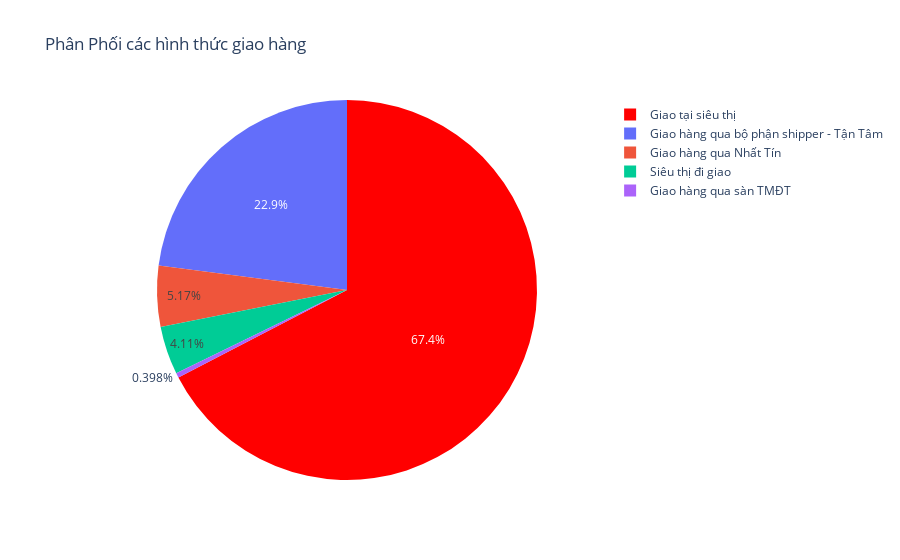

Notebook code cell kept with this figure:
### Code cell
#Quetions 4: Thể hiện sự phân phối của Hình Thức Giao Hàng ?
lab1 = df["Hình thức giao hàng"].value_counts().keys().tolist()
val1 = df["Hình thức giao hàng"].value_counts().values.tolist()
trace = go.Pie(labels=lab1, 
                values=val1, 
                marker=dict(colors=['red']), 
                # Seting values to 
                hoverinfo="value"
              )
data = [trace]
layout = go.Layout(title="Phân Phối các hình thức giao hàng")
fig = go.Figure(data = data,layout = layout)
iplot(fig)

### Figure 1 — Plotly figure (JSON) as saved in the notebook; plotly's stock layout.template omitted (floating-point values rounded to 4 significant figures)
{"data": [{"hoverinfo": "value", "labels": ["Giao tại siêu thị", "Giao hàng qua bộ phận shipper - Tận Tâm", "Giao hàng qua Nhất Tín", "Siêu thị đi giao", "Giao hàng qua sàn TMĐT"], "marker": {"colors": ["red"]}, "type": "pie", "values": [508, 173, 39, 31, 3]}], "layout": {"title": {"text": "Phân Phối các hình thức giao hàng"}}}
